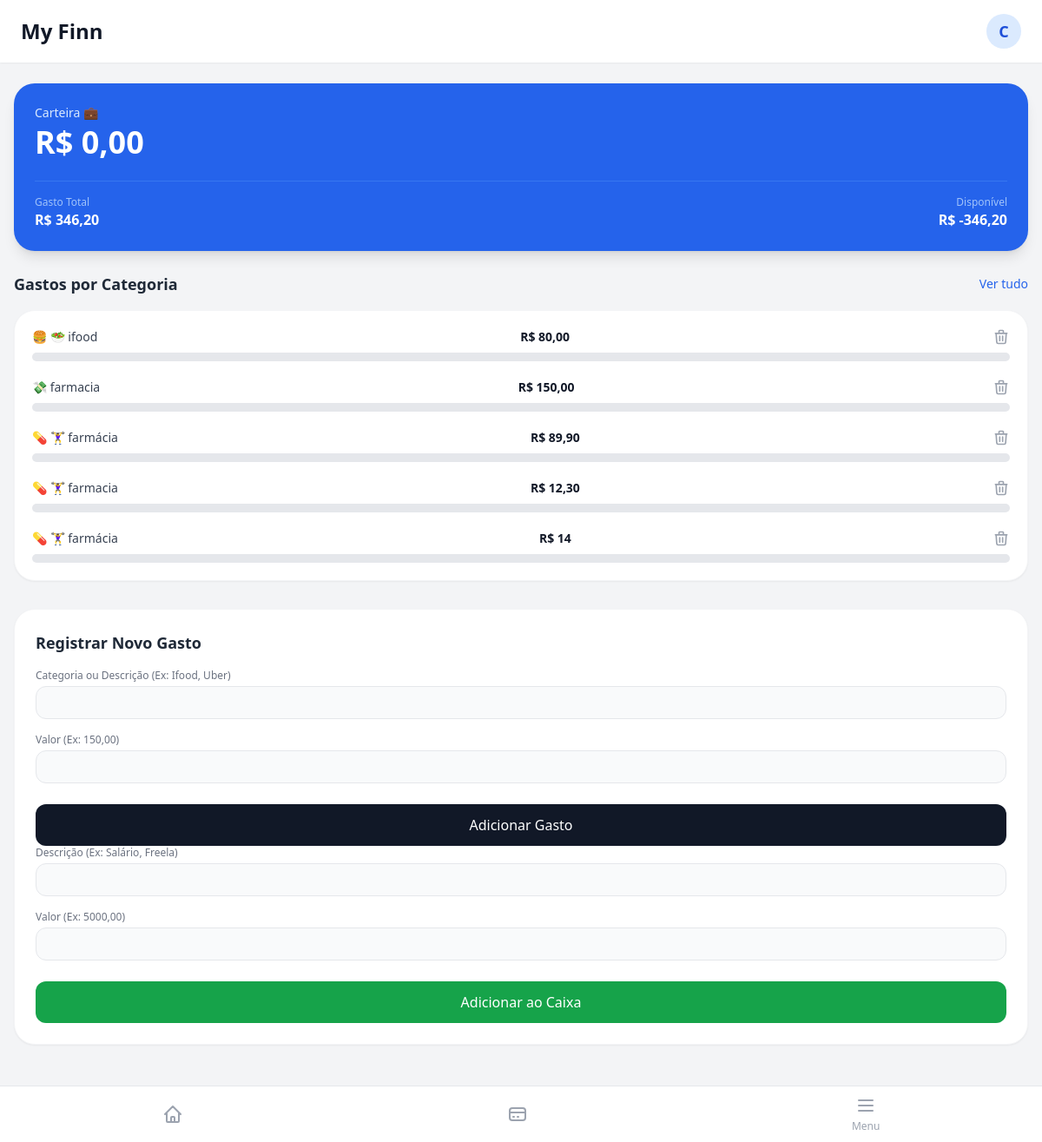
The app's page /, older data.
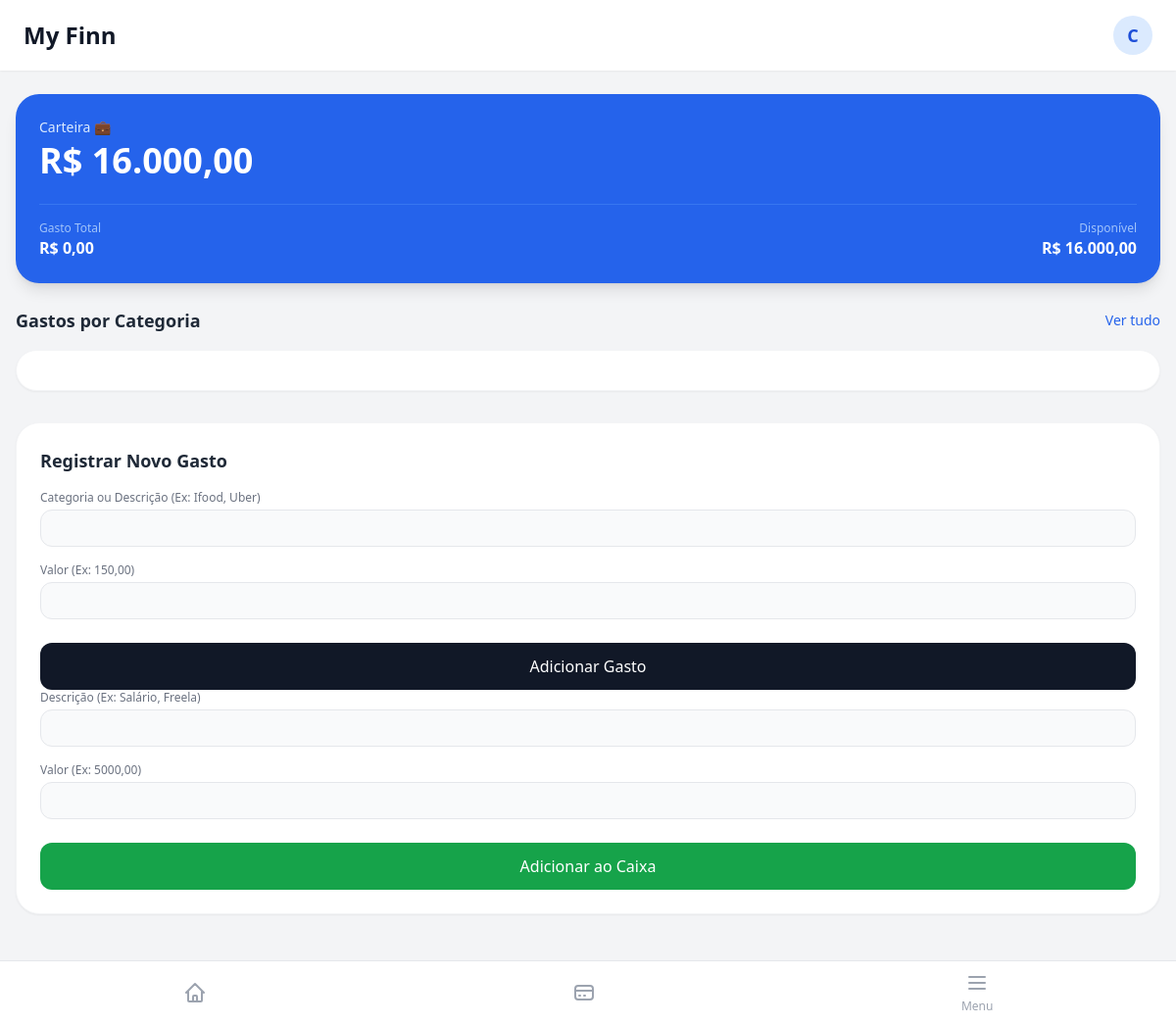
The same page, newer data.
### app.py (models this page shows)
class Gasto(db.Model):
    id = db.Column(db.Integer, primary_key=True)
    categoria = db.Column(db.String(50), nullable=False) # Ex: Alimentação, Transporte, Lazer,....
    icone =  db.Column(db.String(10), nullable=False) # Ex: 🍔, 🍿, 🚗,.....
    valor = db.Column(db.String(20), nullable=False) # Ex: 1.200,00 ....
    cor_barra = db.Column(db.String(50), nullable=False) # Ex: bg-orange-500
    largura = db.Column(db.String(20), nullable=False) # Ex: w-3/5

### app.py (the view)
@app.route('/')
def inicio():
    gastos_do_banco = Gasto.query.all()
    receitas_do_banco = Receita.query.all()
    carteira_float = 0.0
    for receita in receitas_do_banco:
        valor_limpo = receita.valor.replace('.', '').replace(',', '.')
        carteira_float += float(valor_limpo)
    carteira_formatada = f"{carteira_float:,.2f}".replace(',', 'X').replace('.', ',').replace ('X', '.')
    total_gasto = 0.0
    for gasto in gastos_do_banco:
        valor_limpo = gasto.valor.replace('.', '').replace(',', '.')
        total_gasto += float(valor_limpo)
        if carteira_float > 0:
            porcentagem = (float(valor_limpo) / carteira_float) * 100
            gasto.largura_dinamica = min(porcentagem, 100.0)
        else:
            gasto.largura_dinamica = 0.0
    gasto_formatado = f"{total_gasto:,.2f}".replace(",", "X").replace(".", ",").replace("X", ".")
    balanco_float = carteira_float - total_gasto
    balanco_formatado = f"{balanco_float:,.2f}".replace(",", "X").replace(".", ",").replace("X", ".")
    return render_template('visao_geral.html',
                            saldo_tela=carteira_formatada,
                            gasto_tela=gasto_formatado,
                            balanco_tela=balanco_formatado,
                            meus_gastos_categoria=gastos_do_banco)

### templates/visao_geral.html (shortened to what this page needs)
{% extends 'base.html' %}
{% block content %}
<div class="flex flex-col gap-6">
    <section class="bg-blue-600 rounded-3xl p-6 text-white shadow-lg mt-2">
        <p class="text-blue-100 text-sm font-medium mb-1">Carteira 💼</p>
        <h1 class="text-4xl font-bold mb-6">R$ {{ saldo_tela }} </h1>
        <div class="flex justify-between items-center mt-6 pt-4 border-t border-blue-400/30">
            <div>
                <p class="text-xs text-blue-200/80 font-medium">Gasto Total</p>
                <p class="text-base font-bold text-white">R$ {{ gasto_tela }}</p>
            </div>
            <div class="text-right">
                <p class="text-xs text-blue-200/80 font-medium">Disponível</p>
                <p class="text-base font-bold text-white">R$ {{ balanco_tela }}</p>
            </div>
        </div>
    </section>
    <section>
        <div class="flex justify-between items-center mb-4">
            <h3 class="text-lg font-bold text-gray-800">Gastos por Categoria</h3>
            <a href="#" class="text-sm text-blue-600 font-medium hover:underline">Ver tudo</a>
        </div>
        <div class="bg-white rounded-3xl p-5 shadow-sm border border-gray-100 flex flex-col gap-5">
            {% for gasto in meus_gastos_categoria %}
            <div>
                <div class="flex justify-between text-sm mb-2">
                    <span class="font-medium text-gray-700">{{ gasto.icone }} {{ gasto.categoria }}</span>
                    <span class="font-bold text-gray-900">R$ {{ gasto.valor }}</span>
                    <a href="/deletar_gasto/{{ gasto.id }}"
                        class="text-gray-400 hover:text-red-500 transition-colors cursor-pointer"
                        title="Excluir este gasto"><svg xmlns="http://www.w3.org/2000/svg" class="h-5 w-5" fill="none" viewBox="0 0 24 24" stroke="currentColor" stroke-width="2"><path stroke-linecap="round" stroke-linejoin="round" d="M19 7l-.867 12.142A2 2 0 0116.138 21H7.862a2 2 0 01-1.995-1.858L5 7m5 4v6m4-6v6m1-10V4a1 1 0 00-1-1h-4a1 1 0 00-1 1v3M4 7h16" /></svg>
                    </a>
                </div>
                <div class="w-full bg-gray-200 rounded-full h-2.5">
                </div>
            </div>
            {% endfor %}
        </div>
    </section>
</div>
<div class="mt-8 bg-white rounded-3xl p-6 shadow-sm border border-gray-100">
    <h3 class="text-lg font-bold text-gray-800 mb-4">Registrar Novo Gasto</h3>
    <form action="/adicionar_gasto" method="post" class="flex flex-col gap-4">
        <div>
            <label class="text-xs font-medium text-gray-500 mb-1 block">Categoria ou Descrição (Ex: Ifood, Uber)</label>
            <input type="text" name="categoria" required
                    class="w-full bg-gray-50 border border-gray-200 rounded-xl px-4 py-2 text-sm text-gray-800 outline-none focus:border-blue-500 transition-colors">
        </div>
        <div>
            <label class="text-xs font-medium text-gray-500 mb-1 block">Valor (Ex: 150,00)</label>
            <input type="text" name="valor" required
                    class="w-full bg-gray-50 border border-gray-200 rounded-xl px-4 py-2 text-sm text-gray-800 outline-none focus:border-blue-500 transition-colors">
        </div>
        <button type="submit" class="bg-gray-900 text-white font-medium rounded-xl py-3 mt-2 hover-bg-gray-800 transition-colors">
            Adicionar Gasto
        </button>
    </form>
    <form action="/adicionar_receita" method="post" class="flex flex-col gap-4">
        <div>
            <label class="text-xs font-medium text-gray-500 mb-1 block">Descrição (Ex: Salário, Freela)</label>
            <input type="text" name="descricao" required
                    class="w-full bg-gray-50 border border-gray-200 rounded-xl px-4 py-2 text-sm text-gray-800 outline-none focus:border-green-500 transition-colors">
        </div>
        <div>
            <label class="text-xs font-medium text-gray-500 mb-1 block">Valor (Ex: 5000,00)</label>
            <input type="text" name="valor" required
                    class="w-full bg-gray-50 border border-gray-200 rounded-xl px-4 py-2 text-sm text-gray-800 outline-none focus:border-green-500 transition-colors">
        </div>
        <button type="submit" class="bg-green-600 text-white font-medium rounded-xl py-3 mt-2 hover:bg-green-700 transition-colors">
            Adicionar ao Caixa
        </button>
    </form>
</div>
{% endblock %}

### templates/base.html (shortened to what this page needs)
<!DOCTYPE html>
<html lang="pt-BR">
<head>
    <script src="https://cdn.tailwindcss.com"></script>
</head>
<body class="bg-gray-100 text-gray-800 font-sans antialiased pb-24">
    <header class="bg-white shadow-sm px-6 py-4 flex justify-between items-center sticky top-0 z-50">
        <h1 class="text-2xl font-bold text-gray-900">My Finn</h1>
        <div class="w-10 h-10 rounded-full bg-blue-100 flex items-center justify-center text-blue-700 font-bold text-lg">
        C
        </div>
    </header>
    <main class="p-4">
        {% block content %}
        {% endblock %}
    </main>
     <nav class="bg-white border-t border-gray-200 fixed bottom-0 w-full z-50 pb-safe">
        <div class="flex justify-around items-center h-16">
            <a href="{{ url_for('inicio') }}" class="flex flex-col items-center text-gray-400 hover:text-blue-500 transition-colors">
                 <svg class="w-6 h-6" fill="none" stroke="currentColor" viewBox="0 0 24 24"><path stroke-linecap="round" stroke-linejoin="round" stroke-width="2" d="M3 12l2-2m0 0l7-7 7 7M5 10v10a1 1 0 001 1h3m10-11l2 2m-2-2v10a1 1 0 01-1 1h-3m-6 0a1 1 0 001-1v-4a1 1 0 011-1h2a1 1 0 011 1v4a1 1 0 001 1m-6 0h6">
                 </path>
                </svg>
            </a>
            <a href="{{ url_for('cartoes') }}" class="flex flex-col items-center text-gray-400 hover:text-blue-600 transition-colors">
                <svg class="w-6 h-6" fill="none" stroke="currentColor" viewBox="0 0 24 24"><path stroke-linecap="round" stroke-linejoin="round" stroke-width="2" d="M3 10h18M7 15h1m4 0h1m-7 4h12a3 3 0 003-3V8a3 3 0 00-3-3H6a3 3 0 00-3 3v8a3 3 0 003 3z"></path></svg>
            </a>
            <a href="{{ url_for('perfil') }}" class="flex flex-col items-center text-gray-400 hover:text-blue-600 transition-colors">
                <svg class="w-6 h-6" fill="none" stroke="currentColor" viewBox="0 0 24 24"><path stroke-linecap="round" stroke-linejoin="round" stroke-width="2" d="M4 6h16M4 12h16M4 18h16"></path></svg>
                <span class="text-xs mt-1">Menu</span>
            </a>
        </div>
    </nav>
</body>
</html>

Row changes from the older to the newer data that the page shows:
removed Gasto: icone "🍔 🥗", categoria "ifood", valor "80,00"
removed Gasto: icone "💸", categoria "farmacia", valor "150,00"
removed Gasto: icone "💊 🏋️‍♀️", categoria "farmácia", valor "89,90"
removed Gasto: icone "💊 🏋️‍♀️", categoria "farmacia", valor "12,30"
removed Gasto: icone "💊 🏋️‍♀️", categoria "farmácia", valor "14"
Text that changed along with them:
{{ saldo_tela }}: "0,00" → "16.000,00"
{{ gasto_tela }}: "346,20" → "0,00"
{{ balanco_tela }}: "-346,20" → "16.000,00"
